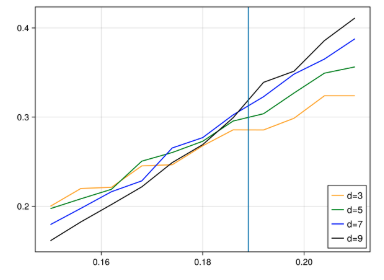

The Julia source for this figure:
using TensorQEC

using Random
Random.seed!(1234)

function threshold(pvec,rounds)
    logical_errors = Vector{Float64}[]

    decoder = IPDecoder()
    for d in [3,5,7,9]
        @show d
        st = stabilizers(SurfaceCode(d, d))
        tannerxz = CSSTannerGraph(st)
        logical_errors_vec = Float64[]
        for p in pvec
            error_model = DepolarizingError(p)
            res = multi_round_qec(tannerxz,decoder,error_model;rounds)
            push!(logical_errors_vec, res.logical_error_rate)
        end
        push!(logical_errors,logical_errors_vec)
    end
    logical_errors
end


# pvec = 0.08:0.002:0.10
# pvec = 0.08:0.01:0.2
pvec = 0.05:0.002:0.07
rounds = 10000
logical_errors = threshold(pvec,rounds)

pvec = pvec *3

using CairoMakie

pvec = (0.05:0.002:0.07)*3
logical_errors = [[0.2001, 0.22, 0.2212, 0.2453, 0.2466, 0.2678, 0.2857, 0.2856, 0.2987, 0.3239, 0.3239],
[0.1974, 0.2084, 0.219, 0.2506, 0.2603, 0.2729, 0.2956, 0.3038, 0.327, 0.3493, 0.3563],
[0.1795, 0.1977, 0.2163, 0.2285, 0.2654, 0.277, 0.3025, 0.3229, 0.3482, 0.3651, 0.3878],
[0.1614, 0.1825, 0.2019, 0.2218, 0.249, 0.2691, 0.2993, 0.339, 0.3515, 0.3858, 0.4111]]
# fig =lines(pvec,pvec,color = :red, label = "d=1")
fig = lines(pvec,logical_errors[1], color = :orange, label = "d=3")
lines!(fig.axis, pvec,logical_errors[2], color = :green, label = "d=5")
lines!(fig.axis, pvec,logical_errors[3], color = :blue, label = "d=7")
lines!(fig.axis, pvec,logical_errors[4],color = :black, label = "d=9")
axislegend(fig.axis; position = :rb, labelsize = 15)
vlines!(fig.axis, 0.189)
fig
